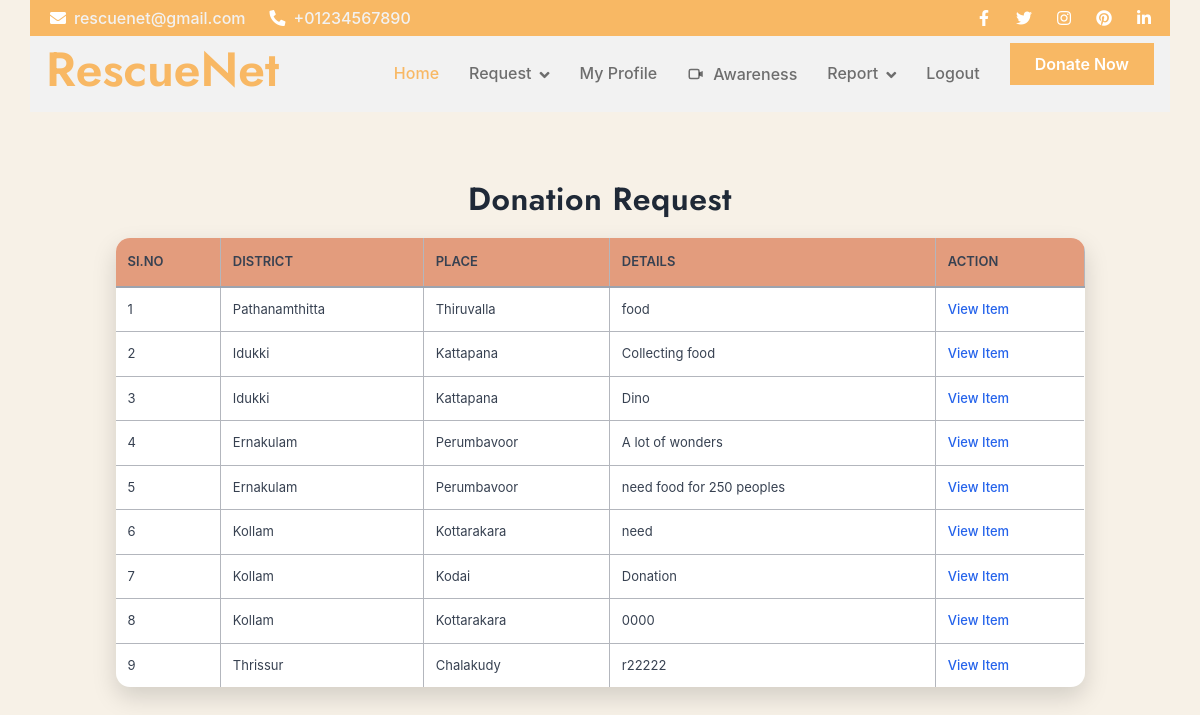
The app's page /User/ViewDonationRequest/ (signed in) with its own data.
### Volunteer/models.py (models this page shows)
class tbl_donationrequest(models.Model):
    donationrequest_date=models.DateField(auto_now_add=True)
    donationrequest_status=models.IntegerField(default=0)
    donationrequest_details=models.CharField(max_length=100)
    place_id=models.ForeignKey(tbl_place,on_delete=models.CASCADE)
    user_id=models.ForeignKey(tbl_user,on_delete=models.CASCADE,null=True)

### Admin/models.py (models this page shows)
class tbl_place(models.Model):
    place_name = models.CharField(max_length=50)
    district = models.ForeignKey(tbl_district,on_delete=models.CASCADE)

class tbl_district(models.Model):
    district_name=models.CharField(max_length=50)

### User/views.py (the view)
# urls.py: path("ViewDonationRequest/",views.ViewDonationRequest,name="ViewDonationRequest"),
def ViewDonationRequest(request):
    if "uid" not in request.session:
        return redirect("Guest:Login")
    requestdata=tbl_donationrequest.objects.filter(donationrequest_status=0)
    return render(request,'User/ViewDonationRequest.html',{'requestdata':requestdata})

### User/Templates/User/ViewDonationRequest.html (shortened to what this page needs)
{% extends 'User/Header.html' %}
{% block content %}
<!DOCTYPE html>
<html lang="en">
<head>
</head>
<body>
<form action="" method="post">
    <h2 style="text-align: center;">Donation Request</h2>
    <table align="center">
        <tr>
            <td>SI.NO</td>
            <td>District</td>
            <td>Place</td>
            <td>Details</td>
            <td>Action</td>
        </tr>
        {% for i in requestdata %}
        <tr>
            <td>{{ forloop.counter }}</td>
            <td>{{ i.place_id.district.district_name }}</td>
            <td>{{ i.place_id.place_name }}</td>
            <td>{{ i.donationrequest_details }}</td>
            <td>
                <a href="{% url 'User:ViewItem' i.id %}">View Item</a>
            </td>
        </tr>
        {% endfor %}
    </table>
</form>
</body>
</html>
{% endblock %}

### User/Templates/User/ViewDonationRequest.html (style rules this page uses)
body { font-family: "Inter", "Segoe UI", Arial, sans-serif; background-color: #f3eadaa1; padding: 30px; color: #374151; }
h2 { margin-bottom: 20px; font-weight: 600; letter-spacing: 0.5px; color: #1f2937; }
table { width: 85%; margin: auto; border-collapse: collapse; background-color: #ffffff; border-radius: 14px; overflow: hidden; box-shadow: 0 10px 25px rgba(0, 0, 0, 0.15); }
table, td { border: none; }
table tr:first-child td { background-color: #e39c7d; padding: 14px 12px; font-size: 13px; font-weight: 600; text-transform: uppercase; color: #374151; border-bottom: 2px solid #9ca3af; border-right: 1px solid #b3b6bd; }
td { padding: 12px; font-size: 13px; color: #374151; border-bottom: 1px solid #b3b6bd; border-right: 1px solid #b3b6bd; }
td:last-child { border-right: none; }
tr:last-child td { border-bottom: none; }
a { text-decoration: none; color: #2563eb; font-weight: 500; }

### records on screen
tbl_donationrequest: place_id.district.district_name "Pathanamthitta", place_id.place_name "Thiruvalla", donationrequest_details "food"
tbl_donationrequest: place_id.district.district_name "Idukki", place_id.place_name "Kattapana", donationrequest_details "Collecting food"
tbl_donationrequest: place_id.district.district_name "Idukki", place_id.place_name "Kattapana", donationrequest_details "Dino"
tbl_donationrequest: place_id.district.district_name "Ernakulam", place_id.place_name "Perumbavoor", donationrequest_details "A lot of wonders"
tbl_donationrequest: place_id.district.district_name "Ernakulam", place_id.place_name "Perumbavoor", donationrequest_details "need food for 250 peoples"
tbl_donationrequest: place_id.district.district_name "Kollam", place_id.place_name "Kottarakara", donationrequest_details "need"
tbl_donationrequest: place_id.district.district_name "Kollam", place_id.place_name "Kodai", donationrequest_details "Donation"
tbl_donationrequest: place_id.district.district_name "Kollam", place_id.place_name "Kottarakara", donationrequest_details "0000"
tbl_donationrequest: place_id.district.district_name "Thrissur", place_id.place_name "Chalakudy", donationrequest_details "r22222"
